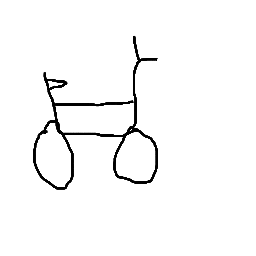
#> input picture bicycle_1.png, 256 x 256 px
$ python detectCircles.py
#> lines starting #> are read from the running program, lines starting #| are printed output that depends on the picture; after the words box and inside, x2 and y2 are one past the last pixel; in counts of white or black regions, pixels touching at a corner belong together
import numpy as np
import matplotlib.pyplot as plt
from skimage import feature
from skimage.draw import circle_perimeter
from skimage.morphology import binary_dilation
from scipy.ndimage import convolve1d
from PIL import Image
import math

def rgb2gray(rgb):
    return np.dot(rgb, [0.2989, 0.5870, 0.1140])

class Accumulator(object):
    def __init__(self,im,r,useGradient,binSize):
        gim = rgb2gray(im)
        e = feature.canny(gim,sigma=5)
        self.im = e.astype(np.uint8)
        self.gim = gim
        self.r = r
        self.useGradient = useGradient
        self.binSize = binSize
        self.mat = np.zeros(np.ceil(np.array(self.im.shape)/binSize).astype(int),np.uint8)

    def build(self):
        if self.useGradient:
            gradient_filter = [1.0, -1.0]
            gx = convolve1d(self.gim,gradient_filter)
            gy = convolve1d(self.gim,gradient_filter,axis=0)
            self.gradientAngle = np.arctan2(gy,gx)
        angle_thresh = math.pi/6
        for i in range(self.im.shape[0]):
            for j in range(self.im.shape[1]):
                if self.im[i,j]>0:
                    rr,cc = circle_perimeter(i,j,self.r,shape=self.im.shape)
                    if self.useGradient:
                        angles = np.arctan2(cc-j,rr-i)
                        angle_diff = np.abs(angles-self.gradientAngle[i,j])
                        angle_diff = np.minimum(angle_diff,np.abs(angle_diff-math.pi))
                        angle_diff = np.minimum(angle_diff,np.abs(angle_diff-(2.0*math.pi)))
                        angle_condition = angle_diff<=angle_thresh
                        rr = np.extract(angle_condition,rr)
                        cc = np.extract(angle_condition,cc)
                    rr = np.floor(rr/self.binSize).astype(int)
                    cc = np.floor(cc/self.binSize).astype(int)
                    self.mat[rr,cc]+=1

    def find(self):
        sorted_points = np.flip(np.argsort(self.mat.ravel()),axis=0)
        sorted_points = np.array(np.unravel_index(sorted_points,self.mat.shape)).T
        thresh = 0.7*self.mat[sorted_points[0,0],sorted_points[0,1]]
        suppress_dim = 5
        centers = []
        search_mat = self.mat.copy()
        for r,c in sorted_points:
            if search_mat[r,c]>=thresh:
                centers.append([r*self.binSize,c*self.binSize])
                search_mat[max(r-suppress_dim,0):r+suppress_dim,max(c-suppress_dim,0):c+suppress_dim] = 0
        return np.array(centers)

    def display(self):
        plt.title("Accumulator\nRadius: {0}, Bin Size: {1}\nUse Gradient: {2}, Angle: {3}".format(self.r,self.binSize,self.useGradient,30))
        plt.imshow(self.mat,cmap='gray')
        plt.show()

def detectCircles(im, radius, useGradient):
    binSize = 1
    a = Accumulator(im, radius, useGradient, binSize)
    a.build()
    a.display()
    centers = a.find()
    return centers

def drawCircles(im, centers, radius, binSize):
    nim = np.array(im)
    circles = np.zeros(nim.shape[:-1],np.uint8)
    for c in centers:
        rr,cc = circle_perimeter(c[0],c[1],radius,shape=nim.shape)
        circles[rr,cc] = 1
    circles = binary_dilation(circles)
    rr,cc = np.nonzero(circles)
    nim[rr,cc] = [255,0,0]

    plt.title("Marked Circles\nRadius: {}, Bin Size: {}".format(radius,binSize))
    plt.imshow(nim)
    plt.show()

# Uncomment lines to try
img = Image.open("bicycle_1.png")
#> img is the input picture: PIL image 256x256 RGB; min 0, max 255, mean 247.9
centers = detectCircles(img,25,0)
#> in __init__, `e = feature.canny(gim,sigma=5)`:
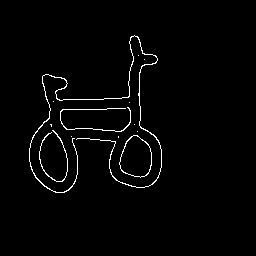
#> e: shape (256, 256) bool; 1.9% white in thin lines or dots, all inside (x1, y1, x2, y2) = (29, 35, 162, 193)
#> after the loop in build, `for i in range(self.im.shape[0]):`:
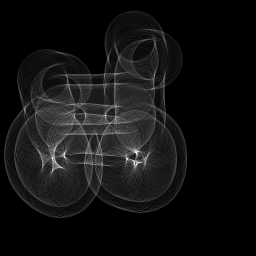
#> self.mat: shape (256, 256); min 0, max 39, mean 2.6; drawn with min black and max white
#> after the loop in find, `for r,c in sorted_points:`:
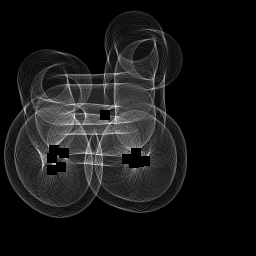
#> search_mat: shape (256, 256); min 0, max 27, mean 2.4; drawn with min black and max white
#> in detectCircles, `centers = a.find()`: centers = [[153, 136], [163, 134], [153, 64], [158, 52], [159, 127], [162, 139], [115, 105], [170, 52], [167, 61], [150, 54], [161, 145]]
drawCircles(img, centers, 25, 1)
#> the loop in drawCircles, `for c in centers:` made 11 passes
#> after the loop in drawCircles, `for c in centers:`:
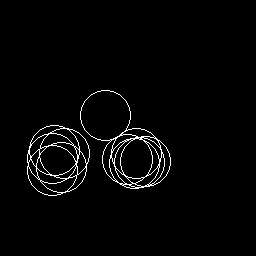
#> circles: shape (256, 256); values 0 (black) and 1 (white), 2.2% white in thin lines or dots, all inside (x1, y1, x2, y2) = (27, 90, 171, 196)
#> in drawCircles, `circles = binary_dilation(circles)`:
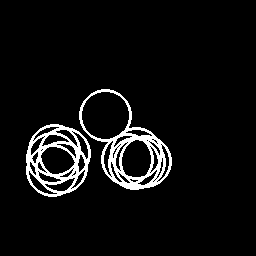
#> circles: shape (256, 256) bool; 6% white; 2 white regions, box (x1, y1, x2, y2) and area: (79, 89, 172, 190) 2105, (26, 124, 91, 197) 1803
#> in drawCircles, `rr,cc = np.nonzero(circles)`: rr = 3908 values from 89 to 196; cc = 3908 values, max 171 at index 2037, min 26 at index 1834, mean 96.4
#> in drawCircles, `nim[rr,cc] = [255,0,0]`:
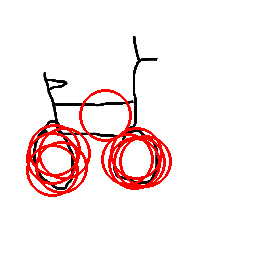
#> nim: shape (256, 256, 3); 5.96% of pixels changed, all inside (x1, y1, x2, y2) = (26, 89, 172, 197)

$ run again, with airplane.png copied over bicycle_1.png
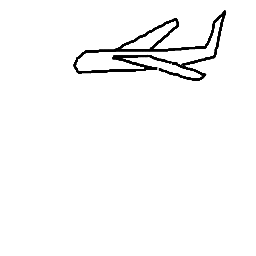
#> input picture airplane.png, 256 x 256 px
#> img is the input picture: PIL image 256x256 RGB; min 0, max 255, mean 248.2
#> e: shape (256, 256) bool; 1.4% white in thin lines or dots, all inside (x1, y1, x2, y2) = (71, 11, 228, 84)
#> after the loop in find, `for r,c in sorted_points:`:
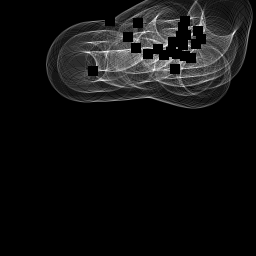
#> search_mat: shape (256, 256); min 0, max 23, mean 1.5; drawn with min black and max white
#> in detectCircles, `centers = a.find()`: centers = 22 rows, first 8: [36, 181], [44, 196], [23, 138], [52, 171], [58, 191], [42, 173], [71, 93], [35, 186]
#> the loop in drawCircles, `for c in centers:` made 22 passes
#> rr = 6167 values from 0 to 97; cc = 6167 values, max 227 at index 2211, min 67 at index 4893, mean 163.7
#> in drawCircles, `nim[rr,cc] = [255,0,0]`:
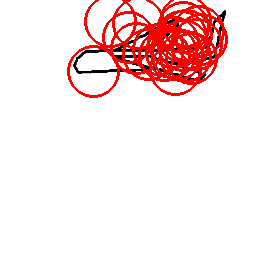
#> nim: shape (256, 256, 3); 9.41% of pixels changed, all inside (x1, y1, x2, y2) = (67, 0, 228, 98)

$ run again, with airplane_1.png copied over bicycle_1.png
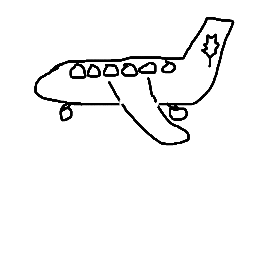
#> input picture airplane_1.png, 256 x 256 px
#> img is the input picture: PIL image 256x256 RGB; min 0, max 255, mean 243.9
#> e: shape (256, 256) bool; 2.2% white in thin lines or dots, all inside (x1, y1, x2, y2) = (31, 14, 236, 149)
#> after the loop in find, `for r,c in sorted_points:`:
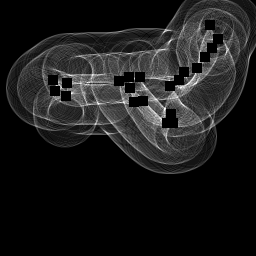
#> search_mat: shape (256, 256); min 0, max 25, mean 2.7; drawn with min black and max white
#> in detectCircles, `centers = a.find()`: centers = 21 rows, first 8: [72, 184], [83, 67], [123, 167], [39, 218], [123, 173], [80, 53], [80, 179], [86, 170]
#> the loop in drawCircles, `for c in centers:` made 21 passes
#> rr = 7328 values from 0 to 149; cc = 7328 values, max 244 at index 619, min 27 at index 3167, mean 147.5
#> in drawCircles, `nim[rr,cc] = [255,0,0]`:
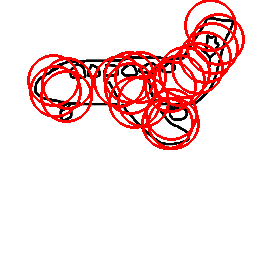
#> nim: shape (256, 256, 3); 11.18% of pixels changed, all inside (x1, y1, x2, y2) = (27, 0, 245, 150)

$ run again, with bear.png copied over bicycle_1.png
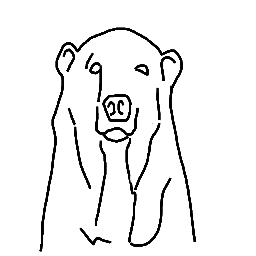
#> input picture bear.png, 256 x 256 px
#> img is the input picture: PIL image 256x256 RGB; min 0, max 255, mean 239.5
#> e: shape (256, 256) bool; 4.1% white in thin lines or dots, all inside (x1, y1, x2, y2) = (36, 23, 199, 255)
#> after the loop in find, `for r,c in sorted_points:`:
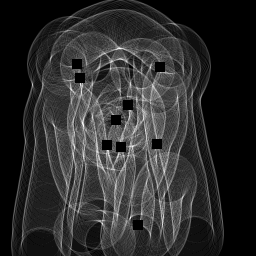
#> search_mat: shape (256, 256); min 0, max 31, mean 5.4; drawn with min black and max white
#> in detectCircles, `centers = a.find()`: centers = [[64, 77], [67, 160], [120, 116], [145, 107], [105, 128], [225, 138], [78, 80], [144, 157], [147, 121]]
#> the loop in drawCircles, `for c in centers:` made 9 passes
#> rr = 3539 values from 38 to 251; cc = 3539 values, max 186 at index 517, min 51 at index 447, mean 120.3
#> in drawCircles, `nim[rr,cc] = [255,0,0]`:
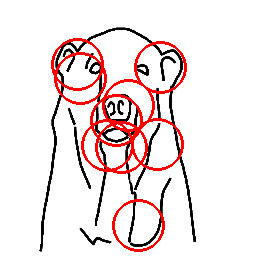
#> nim: shape (256, 256, 3); 5.4% of pixels changed, all inside (x1, y1, x2, y2) = (51, 38, 187, 252)
